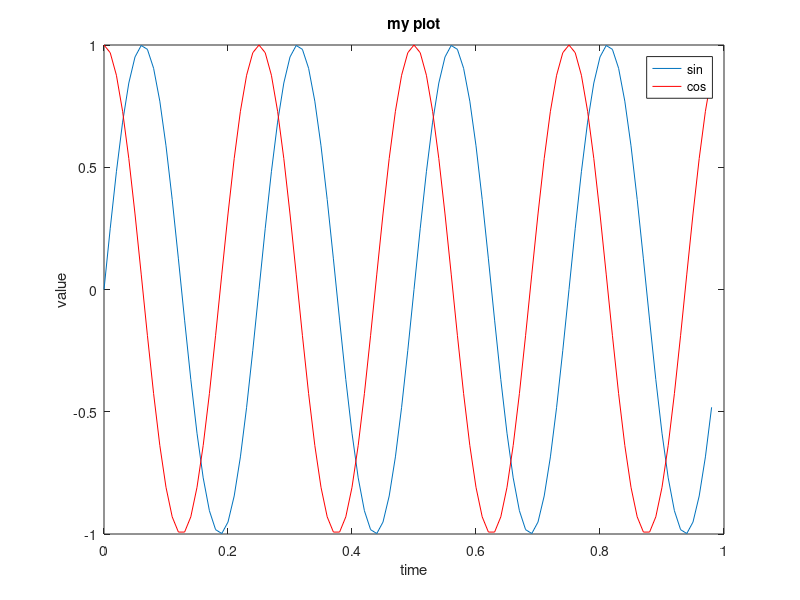
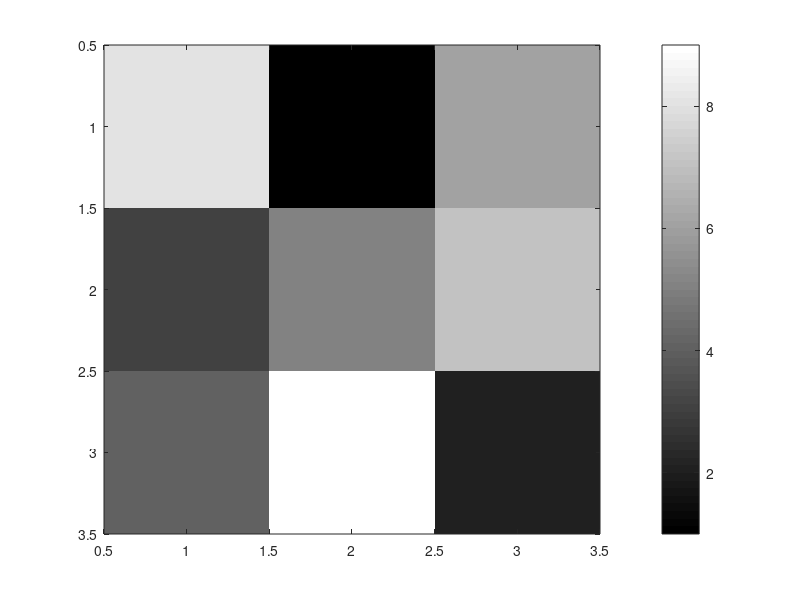

Reproduce these figures in MATLAB, in order. (Note: this script raises an error after producing the figures.)
%% 1. BASIC OPERATIONS

5 + 6 % 11

3 - 2 % 1

5 * 8 % 40

1 / 2 % 0.5

2^6 % 64

1 == 2 % 0

1 ~= 2 % 1

1 && 0 % 0

1 || 0 % 1

xor(1, 0) % 1

% Comma chain of commands.
a = 1, b = 2, c = 3

%% 2. VARIABLES

a = 3

a = 3; % assignment with output supressed

s = "hi"

c = (3 >= 1) % 1

% Basic display.
a = pi
a % 3.1416

% More complex display.
disp(a) % 3.1416

% Display strings.
disp(sprintf("2 decimals: %0.2f", a)) % 2 decimals: 3.14

disp(sprintf("6 decimals: %0.6f", a)) % 2 decimals: 6 decimals: 3.141593

% Display long decimals.
format long
a % 3.141592653589793

% Display short decimals.
format short
a % 3.1416

%% 3. WORKING WITH DATA

% Check working directory.
pwd 
% '/Users/michalsznajder/Dropbox/github/machine_learning_coursera/week_2_octave_tutorial'

% Load example data set.
load("example_data.txt")

% Show variables in current workspace.
who
% Your variables are:
% 
% A             ans           example_data  sz            w             
% a             c             s             v             

% Show variables in current workspace with details.
whos
%  Name               Size               Bytes  Class      Attributes
% 
%   A                  3x3                   72  double               
%   a                  1x1                    8  double               
%   ans                1x85                 170  char                 
%   c                  1x1                    1  logical              
%   example_data      97x2                 1552  double               
%   s                  1x1                  132  string               
%   sz                 1x2                   16  double               
%   v                  1x4                   32  double               
%   w                  1x10000            80000  double 

% Display data.
example_data
%     6.1101   17.5920
%     5.5277    9.1302
%     8.5186   13.6620
%     7.0032   11.8540
%     5.8598    6.8233
%       ...

% Get data size.
size(example_data)
%     97     1

% Get rid of a variable.
clear A

% Assign data set range to variable.
v = example_data(1:10)
%     6.1100
%     5.5270
%     8.5180
%     7.0030
%     5.8590
%     8.3820
%     7.4760
%     8.5780
%     6.4860
%     5.0540

% Write data to file in binary format.
save example_data_output.mat v;

% Write data to file in human readable format.
save example_data_output.txt v -ascii

% Clear all variables in workspace.
clear

%% 4. VECTORS AND MATRICES

% Create a matrix.
A = [1 2; 3 4; 5 6]

%      1     2
%      3     4
%      5     6

% Create a row vector - 1x3 matrix.
v = [1, 2, 3]
%   1     2     3

% Create a column vector - 3x1 matrix.
v = [1; 2; 3]
%      1
%      2
%      3

% Create a vector starting from 1, with 0.1 step to 2.
v = 1:0.1:2
%   Columns 1 through 7
% 
%     1.0000    1.1000    1.2000    1.3000    1.4000    1.5000    1.6000
% 
%   Columns 8 through 11
% 
%     1.7000    1.8000    1.9000    2.0000

% Create a vector with range 1 to 6.
v = 1:6
%     1     2     3     4     5     6

% Create matrix filled with ones.
ones(2, 3)
%      1     1     1
%      1     1     1

% Create any value matrix.
2 * ones(2, 3)
%      2     2     2
%      2     2     2

% Create matrix filled with zeros.
zeros(1, 3)
%      0     0     0

% Create matrix filled with uniform distribution (0-1) random numbers.
rand(3, 3)
%     0.9134    0.2785    0.9649
%     0.6324    0.5469    0.1576
%     0.0975    0.9575    0.9706

% Create matrix filled with normal distribution (mean=1, std=0) random numbers.
randn(3, 3)
%    -1.2075    0.4889   -0.3034
%     0.7172    1.0347    0.2939
%     1.6302    0.7269   -0.7873

% Random matrix calculation.
w = -6 + sqrt(10) * (randn(1, 10000));

% Plot matrix histogram.
% hist(w, 50) % mean because we subtracted 5 from mean 0

% Create identity matrix.
eye(4)
%      1     0     0     0
%      0     1     0     0
%      0     0     1     0
%      0     0     0     1

% Get documentation content for a function.
help eye

% Size of a matrix.
sz = size(A)
%      3     2

% Size of matrix one dimention.
A = [1 2 3; 4 5 6; 7 8 9]
size(A, 1) % 3

% Length of a matrix.
length(A) % 3

% Length of a vector.
v = [1, 2, 3, 4]
length(v) % 4

% Get matrix row column element.
A = [1 2; 3 4; 5 6]
%      1     2
%      3     4
%      5     6
A(3, 2) % 6

% Get matrix row.
A(2, :) % rows, cols
%     3     4

% Get matrix column.
A(:, 2) % rows, cols
%      2
%      4
%      6

% Get first and third row all columns elements.
A([1 3], :) % rows, cols
%      1     2
%      5     6

% Assign matrix column to a COLUMN vector.
A(:, 2) = [10; 11; 12]
%      1    10
%      3    11
%      5    12

% Append column vector to a matrix.
A = [A, [100; 101; 102]]
%      1    10   100
%      3    11   101
%      5    12   102

% Flatten a matrix into a column vector.
A(:)
%      1
%      3
%      5
%     10
%     11
%     12
%    100
%    101
%    102

% Concatenate two matrices next to each other.
A = [1, 2; 3, 4; 5, 6]
%      1     2
%      3     4
%      5     6
B = [11, 12; 13, 14; 15, 16]
%     11    12
%     13    14
%     15    16
C = [A, B]
%      1     2    11    12
%      3     4    13    14
%      5     6    15    16

% Concatenate two matrices on top of each other.
D = [A; B]
%      1     2
%      3     4
%      5     6
%     11    12
%     13    14
%     15    16

%% 5. LINEAR ALGEBRA

% Create a matrix.
A = [1, 2, 3; 4, 5, 6; 7, 8, 9; 10, 11, 12]
%      1     2     3
%      4     5     6
%      7     8     9
%     10    11    12

% Initilize a vactor.
v = [1; 2; 3]
%      1
%      2
%      3

% Get the dimensions of the matrix - m = rows and n = columns.
[m, n] = size(A)
% m = 4
% n = 3

% Get the dimensions of the matrix - tuple like solution.
dim_A = size(A)
%      4     3
     
% Get the dimensions of the vector.
dim_v = size(v)
%      3     1

% Get element of a matrix by specifying row and column.
A_23 = A(2, 3)
%      6

% Matrix element-wise addition.
A = [1, 2, 4; 5, 3, 2]
%      1     2     4
%      5     3     2
     
B = [1, 3, 4; 1, 1, 1]
%      1     3     4
%      1     1     1
     
add_AB = A + B
%      2     5     8
%      6     4     3

% Matrix element-wise subtraction.
sub_AB = A - B
%      0    -1     0
%      4     2     1

% Scalar matrix multiplication.
s = 2
%      2
mult_As = A * s
%      2     4     8
%     10     6     4

% Scalar matrix division.
div_As = A / s
%     0.5000    1.0000    2.0000
%     2.5000    1.5000    1.0000

% Scalar matrix addition.
add_As = A + s
%      3     4     6
%      7     5     4

% Matrix vector multiplication.
A = [1, 2, 3; 4, 5, 6;, 7, 8, 9]
%      1     2     3
%      4     5     6
%      7     8     9

v = [1; 1; 1]
%      1
%      1
%      1

Av = A * v
%     6
%     15
%     24

% Multiply matrices.
A = [1, 2; 3, 4; 5, 6]
%      1     2
%      3     4
%      5     6
     
B = [1; 2]
%      1
%      2
     
mult_AB = A * B % We expect a resulting matrix of (3 by 2)*(2 by 1) = (3 by 1) 
%      5
%     11
%     17

% Multiply by identity matrix.
A = [1, 2; 4, 5]
%      1     2
%      4     5

I = eye(2)
%      1     0
%      0     1

IA = I * A
%      1     2
%      4     5
     
AI = A * I
%      1     2
%      4     5

% Matrix multiplication is not commutative.
B = [1, 2;, 0, 2]
%      1     2
%      0     2
     
AB = A * B
%      1     6
%      4    18
     
BA = B * A % AB != BA
%      9    12
%      8    10

% Transpose matrix.
A_trans = A'
%      1     4
%      2     5

% Inverse matrix.
A_inv = inv(A)
%    -1.6667    0.6667
%     1.3333   -0.3333
  
% A^(-1)*A?
A_invA = inv(A) * A
%      1     0
%      0     1

%% 6. COMPUTING ON DATA

A = [1, 2; 3, 4; 5, 6]
%      1     2
%      3     4
%      5     6
B = [11, 12; 13, 14; 15, 16]
%     11    12
%     13    14
%     15    16
C = [1, 1; 2, 2]
%      1     1
%      2     2
v = [1; 2; 3]
%      1
%      2
%      3

% Algebraic matrix multiplication.
A * C
%      5     5
%     11    11
%     17    17

% Elementwise matrix multiplication.
A .* B % In general . marks elementwise operations - like default in NumPy.
%     11    24
%     39    56
%     75    96

% Elementwise squaring.
A .^ 2
%      1     4
%      9    16
%     25    36

% Elementwise reciprocal 
1 ./ v
%     1.0000
%     0.5000
%     0.3333

1 ./ A
%     1.0000    0.5000
%     0.3333    0.2500
%     0.2000    0.1667

% Elementwise logarithm.
log(v)
%          0
%     0.6931
%     1.0986

% Elementwise exponentiation.
exp(v)
%     2.7183
%     7.3891
%    20.0855

% Elementwise absolute value.
abs(v)
%      1
%      2
%      3

% Negative values.
-v % -1 * v
%     -1
%     -2
%     -3

% Increment by 1 elementwise.
v + 1

% Transpose matrix.
A
%      1     2
%      3     4
%      5     6
A'
%      1     3     5
%      2     4     6
A''
%      1     2
%      3     4
%      5     6

% Get maximum value.
v
%      1
%      2
%      3
max(v) 
% 3

% Get maximum value and index.
[val, ind] = max(v)
% val =
%      3
% ind =
%      3

% Warning: max on matrix does column wise maximum.
A
%      1     2
%      3     4
%      5     6
max(A)
%      5     6

% Elementwise comparison.
v
%      1
%      2
%      3
v < 3
%    1
%    1
%    0

% Get vector indices for elements passing condition.
find(v < 3)
%      1
%      2

% Get magic square matrix - all rows, cols and diags sum to the same thing.
A = magic(3) % useful rather only to generate matrix
%      8     1     6
%      3     5     7
%      4     9     2

% Get matrix rows and columns of elements passing condition. 
[r, c] = find(A >= 7)
% r =
%      1
%      3
%      2
% c =
%      1
%      2
%      3

% Advice: use "help find" rather than memorize it all.

% Sum all elements up.
sum(v) 
% 6

% Multiply all elements up.
prod(v)
6

% Round down - floor.
floor(v)
%      1
%      2
%      3
     
% Round up - ceil.
ceil(v)
%      1
%      2
%      3

% Generate random 3x3 matrix.
rand(3)
%     0.7749    0.6375    0.3058
%     0.3371    0.4498    0.8428
%     0.2712    0.5063    0.0158
    
% Get elementwise maximum of two matrices.
max(rand(3), rand(3))
%     0.7172    0.5898    0.6525
%     0.8659    0.5473    0.5735
%     0.7188    0.8048    0.7822

% Get matrix column wise maximum.
A
%      8     1     6
%      3     5     7
%      4     9     2
max(A, [], 1) % 1 means to take max along first dimension of A
%      8     9     7

% or
max(A)
%   8     9     7

% Get matrix row wise maximum.
max(A, [], 2)
%      8
%      7
%      9

% Max in all matrix elements.
max(max(A))
% 9

% or
max(A(:))
% 9

% Sum matrix along columns.
sum(A, 1)
%     15    15    15

% Sum matrix along rows.
sum(A, 2)
%     15
%     15
%     15

% Zero non-diagonal matrix element.
A
%      8     1     6
%      3     5     7
%      4     9     2
A .* eye(3)
%      8     0     0
%      0     5     0
%      0     0     2

% Sum matrix diagonal elements.
sum(sum(A .* eye(3)))
% 15

% Invert matrix.
pinv(A)
%     0.1472   -0.1444    0.0639
%    -0.0611    0.0222    0.1056
%    -0.0194    0.1889   -0.1028

%% 7. CONTROL STATEMENTS

v = zeros(10, 1)
%      0
%      0
%      0
%      0
%      0
%      0
%      0
%      0
%      0
%      0

% for loop.
for i=1:10,
    v(i) = 2^i;
end;
%            2
%            4  
%            8
%           16
%           32
%           64
%          128
%          256
%          512
%         1024

% while loop.
i = 1
while i <= 5,
    v(i) = 100;
    i = i + 1;
end;
v
%          100
%          100
%          100
%          100
%          100
%           64
%          128
%          256
%          512
%         1024

% while with break.
i = 1
while true,
    v(i) = 999;
    i = i + 1;
    if i == 6,
        break
    end;
end;
v
%          999
%          999
%          999
%          999
%          999
%           64
%          128
%          256
%          512
%         1024

% if else structure
if v(1) == 1,
    disp("The value is one");
elseif v(1) == 2,
    disp("The value is two");
else
    disp("The value is not one or two.");
end;
% The value is not one or two.

%% 8. PLOTTING DATA

% Plotting gives great insight into data and what is going on.

% Plot one line.
t = [0:0.01:0.98];
y1 = sin(2*pi*4*t);
plot(t, y1)
y2 = cos(2*pi*4*t);

% Plot two lines on one plot.
plot(t, y1)
hold on;
plot(t, y2, "r")
xlabel("time")
ylabel("value")
legend("sin", "cos")
title("my plot")

% Save plot.
print -dpng myPlot.png

% plot help
help plot

% Close plot.
close

% Plot two figures separately.
figure(1); plot(t, y1);
figure(2); plot(t, y2); 
close 

% Subplots with grid - rows x cols.
subplot(1, 2, 1);
plot(t, y1);
subplot(1, 2, 2);
plot(t, y2);

% Set axis values.
axis([0.5 1 -1 1])

% Clear frame.
clf;

% Plot matrix of colors.
imagesc(A)
imagesc(A), colorbar, colormap gray;

%% 9. FUNCTIONS

% Define function.
% - each function is in separate file of the name same as the function name.
% - to use function from a file you have to move (cd) to place where function 
% script file is located.

% Defined function usage. 
squareThisNumber(2)
% 4

[a, b] = squareAndCubeThisNumber(2)
a % 4
b % 8

% Cost function usage.
% Say we have data set with three points: (1, 1), (2, 2), (3, 3)
% We want to define a function to compute the cost function J(theta)
% for different values of theta.
X = [1, 1; 1, 2; 1, 3] % design matrix x with coordinates of three training examples
%      1     1
%      1     2
%      1     3
y = [1; 2; 3] % y axis values
%      1
%      2
%      3
theta = [0;1] 
%      0
%      1

j = costFunctionJ(X, y, theta)
% 0 % theta = [0; 1] gives exactly 45 degree line so perfect fit and no cost

theta = [0;0] 
%      0
%      0
j = costFunctionJ(X, y, theta) 
%     2.3333 % now we are predicting 0 for everything (1^2 + 2^2 + 3^2) / (2*3

% Example function definition.
function y = squareThisNumber(x) % return value, function name
y = x^2;
end % function in a separate file does not have this end

% Function with returning two values.
function [y1, y2] = squareAndCubeThisNumber(x)
y1 = x^2;
y2 = x^3;
end

% In a script like this all functions definitions must be located at the
% end of the file.

% Example cost function.
function J = costFunctionJ(X, y, theta)

% X is the "design matrix" containing our training examples.
% y is the class labels

m = size(X, 1);                     % number of training examples
predictions = X * theta;            % predictions of hypothesis on all m examples
sqrErrors = (predictions - y).^2;   % squared errors

J = 1 / (2 * m) * sum(sqrErrors);
end
     